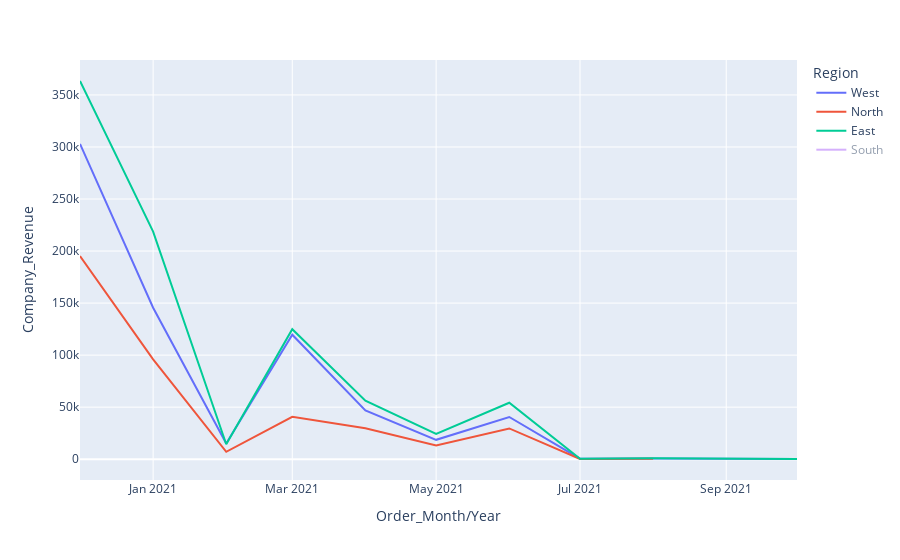

Notebook cell for this chart:
### Code cell
plt.figure(figsize=(20,7))
fig=px.line(Revenue_PerRegion.sort_values(by="Order_Month/Year"),x='Order_Month/Year',y="Company_Revenue",color="Region")
plt.xticks(rotation=90)
plt.title("Region Wise Monthly Revenue")
fig.show();

### Figure 1 — Plotly figure (JSON) as saved in the notebook; plotly's stock layout.template omitted (floating-point values rounded to 4 significant figures)
{"data": [{"hovertemplate": "Region=West<br>Order_Month/Year=%{x}<br>Company_Revenue=%{y}<extra></extra>", "legendgroup": "West", "line": {"color": "#636efa", "dash": "solid"}, "marker": {"symbol": "circle"}, "mode": "lines", "name": "West", "orientation": "v", "showlegend": true, "type": "scatter", "x": ["2020-12-01T00:00:00", "2021-01-01T00:00:00", "2021-02-01T00:00:00", "2021-03-01T00:00:00", "2021-04-01T00:00:00", "2021-05-01T00:00:00", "2021-06-01T00:00:00", "2021-07-01T00:00:00", "2021-08-01T00:00:00", "2021-10-01T00:00:00"], "xaxis": "x", "y": [303000.0, 145600.0, 15020.0, 119600.0, 46850.0, 18630.0, 40580.0, 537, 736.8, 236.8], "yaxis": "y"}, {"hovertemplate": "Region=North<br>Order_Month/Year=%{x}<br>Company_Revenue=%{y}<extra></extra>", "legendgroup": "North", "line": {"color": "#EF553B", "dash": "solid"}, "marker": {"symbol": "circle"}, "mode": "lines", "name": "North", "orientation": "v", "showlegend": true, "type": "scatter", "x": ["2020-12-01T00:00:00", "2021-01-01T00:00:00", "2021-02-01T00:00:00", "2021-03-01T00:00:00", "2021-04-01T00:00:00", "2021-05-01T00:00:00", "2021-06-01T00:00:00", "2021-07-01T00:00:00", "2021-08-01T00:00:00"], "xaxis": "x", "y": [195100.0, 96020.0, 7137.0, 40730.0, 29760.0, 13110.0, 29550.0, 306, 374.8], "yaxis": "y"}, {"hovertemplate": "Region=East <br>Order_Month/Year=%{x}<br>Company_Revenue=%{y}<extra></extra>", "legendgroup": "East ", "line": {"color": "#00cc96", "dash": "solid"}, "marker": {"symbol": "circle"}, "mode": "lines", "name": "East ", "orientation": "v", "showlegend": true, "type": "scatter", "x": ["2020-12-01T00:00:00", "2021-01-01T00:00:00", "2021-02-01T00:00:00", "2021-03-01T00:00:00", "2021-04-01T00:00:00", "2021-05-01T00:00:00", "2021-06-01T00:00:00", "2021-07-01T00:00:00", "2021-08-01T00:00:00", "2021-09-01T00:00:00", "2021-10-01T00:00:00"], "xaxis": "x", "y": [363400.0, 218700.0, 14350.0, 124900.0, 56290.0, 24230.0, 54230.0, 351.4, 824.8, 680.1, 202.2], "yaxis": "y"}, {"hovertemplate": "Region=South<br>Order_Month/Year=%{x}<br>Company_Revenue=%{y}<extra></extra>", "legendgroup": "South", "line": {"color": "#ab63fa", "dash": "solid"}, "marker": {"symbol": "circle"}, "mode": "lines", "name": "South", "orientation": "v", "showlegend": true, "type": "scatter", "visible": "legendonly", "x": ["2020-12-01T00:00:00", "2021-01-01T00:00:00", "2021-02-01T00:00:00", "2021-03-01T00:00:00", "2021-04-01T00:00:00", "2021-05-01T00:00:00", "2021-06-01T00:00:00"], "xaxis": "x", "y": [95090.0, 52820.0, 4671.0, 61930.0, 18550.0, 3709.0, 19550.0], "yaxis": "y"}], "layout": {"autosize": true, "legend": {"title": {"text": "Region"}, "tracegroupgap": 0}, "margin": {"t": 60}, "xaxis": {"anchor": "y", "autorange": true, "domain": [0, 1], "range": ["2020-12-01", "2021-10-01"], "title": {"text": "Order_Month/Year"}, "type": "date"}, "yaxis": {"anchor": "x", "autorange": true, "domain": [0, 1], "range": [-19980.0, 383600.0], "title": {"text": "Company_Revenue"}, "type": "linear"}}}
